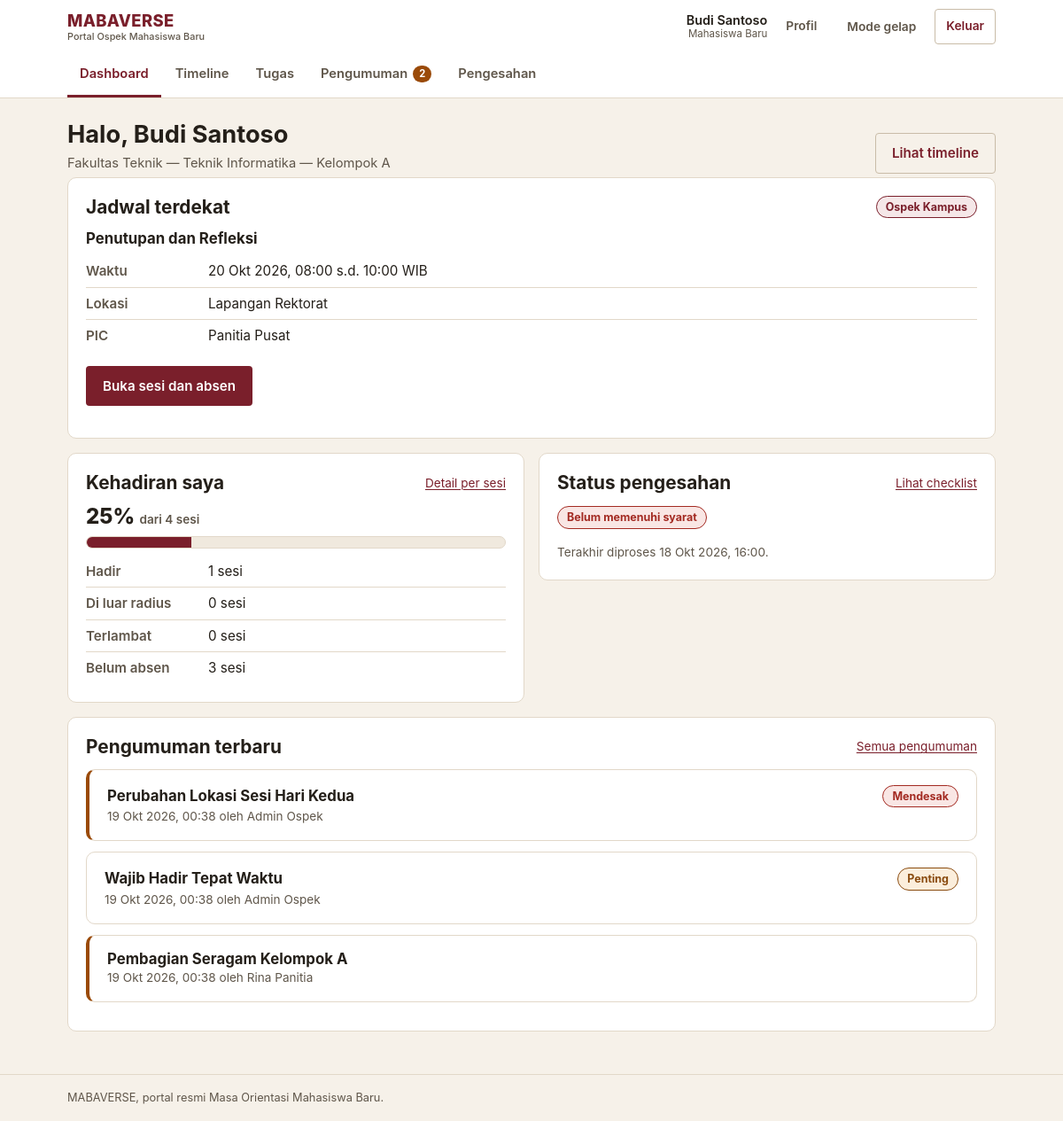
The app's page /dashboard (signed in) with its own data.
### tables this page shows
CREATE TABLE users (
    id INT AUTO_INCREMENT PRIMARY KEY,
    nim VARCHAR(50) UNIQUE NOT NULL,
    nama VARCHAR(255) NOT NULL,
    email VARCHAR(255) UNIQUE NOT NULL,
    password_hash VARCHAR(255) NOT NULL,
    role ENUM('maba', 'panitia', 'admin', 'superadmin') DEFAULT 'maba',
    fakultas_id INT DEFAULT NULL,
    jurusan_id INT DEFAULT NULL,
    kelompok_id INT DEFAULT NULL,
    foto_profil VARCHAR(255) DEFAULT NULL,
    no_kontak_darurat VARCHAR(20) DEFAULT NULL,
    is_active TINYINT(1) DEFAULT 1,
    created_at TIMESTAMP DEFAULT CURRENT_TIMESTAMP,
    updated_at TIMESTAMP DEFAULT CURRENT_TIMESTAMP ON UPDATE CURRENT_TIMESTAMP,
    FOREIGN KEY (fakultas_id) REFERENCES fakultas(id) ON DELETE SET NULL,
    FOREIGN KEY (jurusan_id) REFERENCES jurusan(id) ON DELETE SET NULL,
    FOREIGN KEY (kelompok_id) REFERENCES kelompok(id) ON DELETE SET NULL
);

CREATE TABLE fakultas (
    id INT AUTO_INCREMENT PRIMARY KEY,
    nama VARCHAR(255) NOT NULL,
    created_at TIMESTAMP DEFAULT CURRENT_TIMESTAMP
);

CREATE TABLE jurusan (
    id INT AUTO_INCREMENT PRIMARY KEY,
    fakultas_id INT NOT NULL,
    nama VARCHAR(255) NOT NULL,
    created_at TIMESTAMP DEFAULT CURRENT_TIMESTAMP,
    FOREIGN KEY (fakultas_id) REFERENCES fakultas(id) ON DELETE CASCADE
);

CREATE TABLE kelompok (
    id INT AUTO_INCREMENT PRIMARY KEY,
    nama VARCHAR(100) NOT NULL,
    panitia_id INT DEFAULT NULL,
    jurusan_id INT NOT NULL,
    created_at TIMESTAMP DEFAULT CURRENT_TIMESTAMP,
    FOREIGN KEY (jurusan_id) REFERENCES jurusan(id) ON DELETE CASCADE
);

CREATE TABLE sesi (
    id INT AUTO_INCREMENT PRIMARY KEY,
    tahap_id INT NOT NULL,
    judul VARCHAR(255) NOT NULL,
    tanggal DATE NOT NULL,
    jam_mulai TIME NOT NULL,
    jam_selesai TIME NOT NULL,
    lokasi_text VARCHAR(255) NOT NULL,
    lokasi_lat DECIMAL(10, 8) DEFAULT NULL,
    lokasi_lng DECIMAL(11, 8) DEFAULT NULL,
    radius_meter INT DEFAULT 150,
    pic VARCHAR(255) DEFAULT NULL,
    created_at TIMESTAMP DEFAULT CURRENT_TIMESTAMP,
    FOREIGN KEY (tahap_id) REFERENCES tahap_ospek(id) ON DELETE CASCADE
);

CREATE TABLE tahap_ospek (
    id INT AUTO_INCREMENT PRIMARY KEY,
    judul VARCHAR(255) NOT NULL,
    deskripsi TEXT,
    urutan INT NOT NULL,
    tanggal_mulai DATETIME NOT NULL,
    tanggal_selesai DATETIME NOT NULL,
    target_level ENUM('universitas', 'fakultas', 'jurusan') DEFAULT 'universitas',
    lokasi_text VARCHAR(255) DEFAULT NULL,
    lampiran VARCHAR(255) DEFAULT NULL,
    status ENUM('belum_mulai', 'berlangsung', 'selesai') DEFAULT 'belum_mulai',
    created_at TIMESTAMP DEFAULT CURRENT_TIMESTAMP,
    updated_at TIMESTAMP DEFAULT CURRENT_TIMESTAMP ON UPDATE CURRENT_TIMESTAMP
);

CREATE TABLE pengesahan (
    id INT AUTO_INCREMENT PRIMARY KEY,
    user_id INT NOT NULL UNIQUE,
    status ENUM('disahkan', 'belum_memenuhi') DEFAULT 'belum_memenuhi',
    detail_kekurangan TEXT DEFAULT NULL,
    diproses_oleh INT DEFAULT NULL,
    diproses_at TIMESTAMP NULL,
    created_at TIMESTAMP DEFAULT CURRENT_TIMESTAMP,
    updated_at TIMESTAMP DEFAULT CURRENT_TIMESTAMP ON UPDATE CURRENT_TIMESTAMP,
    FOREIGN KEY (user_id) REFERENCES users(id) ON DELETE CASCADE,
    FOREIGN KEY (diproses_oleh) REFERENCES users(id) ON DELETE SET NULL
);

CREATE TABLE pengumuman (
    id INT AUTO_INCREMENT PRIMARY KEY,
    judul VARCHAR(255) NOT NULL,
    isi TEXT NOT NULL,
    prioritas ENUM('normal', 'penting', 'mendesak') DEFAULT 'normal',
    target_level ENUM('semua', 'fakultas', 'jurusan', 'kelompok') DEFAULT 'semua',
    target_id INT DEFAULT NULL,
    created_by INT NOT NULL,
    created_at TIMESTAMP DEFAULT CURRENT_TIMESTAMP,
    FOREIGN KEY (created_by) REFERENCES users(id) ON DELETE CASCADE
);

### views/maba/dashboard.php (the view, shortened to what the rows shown need)
<?php
include __DIR__ . '/../layouts/header.php';
$hadir_total = (int)$absensi_stats['hadir'] + (int)$absensi_stats['di_luar_radius'] + (int)$absensi_stats['terlambat'];
$total_sesi = (int)$absensi_stats['total_sesi'];
$persen_hadir = $total_sesi > 0 ? round($hadir_total / $total_sesi * 100) : null;
$pengumuman_terbaru = array_slice($pengumuman, 0, 3);
list($pengesahan_label, $pengesahan_tone) = status_meta($pengesahan['status'] ?? 'belum_memenuhi');
?>
<div class="page-head">
    <div>
        <h1>Halo, <?= e($user['nama']) ?></h1>
        <p class="page-sub">
            <?= e($user['fakultas_nama'] ?? 'Fakultas belum diatur') ?>
            <?= $user['jurusan_nama'] ? ' — ' . e($user['jurusan_nama']) : '' ?>
            <?= $user['kelompok_nama'] ? ' — ' . e($user['kelompok_nama']) : '' ?>
        </p>
    </div>
    <div class="page-actions">
        <a class="btn btn-outline" href="<?= BASE_URL ?>timeline">Lihat timeline</a>
    </div>
</div>
<?php if (!empty($upcoming_sesi)): ?>
<?php $sesi_berikut = $upcoming_sesi[0]; ?>
<div class="card">
    <div class="card-head">
        <h2>Jadwal terdekat</h2>
        <span class="chip chip-brand"><?= e($sesi_berikut['tahap_judul']) ?></span>
    </div>
    <h3><?= e($sesi_berikut['judul']) ?></h3>
    <ul class="meta-list">
        <li><span class="meta-label">Waktu</span> <?= e(format_tanggal($sesi_berikut['tanggal'] . ' ' . $sesi_berikut['jam_mulai'])) ?> s.d. <?= e(date('H:i', strtotime($sesi_berikut['jam_selesai']))) ?> WIB</li>
        <li><span class="meta-label">Lokasi</span> <?= e($sesi_berikut['lokasi_text']) ?></li>
        <?php if ($sesi_berikut['pic']): ?>
        <li><span class="meta-label">PIC</span> <?= e($sesi_berikut['pic']) ?></li>
        <?php endif; ?>
    </ul>
    <p class="mt-2 action-row">
        <a class="btn" href="<?= BASE_URL ?>detail-sesi/<?= (int)$sesi_berikut['id'] ?>">Buka sesi dan absen</a>
    </p>
</div>
<?php endif; ?>
<div class="grid-2 mt-2">
    <div class="card">
        <div class="card-head">
            <h2>Kehadiran saya</h2>
            <a class="small" href="<?= BASE_URL ?>timeline">Detail per sesi</a>
        </div>
        <?php if ($total_sesi > 0): ?>
        <p class="stat-value"><?= $persen_hadir ?>% <small>dari <?= $total_sesi ?> sesi</small></p>
        <div class="progress" role="img" aria-label="Kehadiran <?= (int)$persen_hadir ?> persen">
            <span style="width: <?= (int)$persen_hadir ?>%"></span>
        </div>
        <ul class="meta-list">
            <li><span class="meta-label">Hadir</span> <?= (int)$absensi_stats['hadir'] ?> sesi</li>
            <li><span class="meta-label">Di luar radius</span> <?= (int)$absensi_stats['di_luar_radius'] ?> sesi</li>
            <li><span class="meta-label">Terlambat</span> <?= (int)$absensi_stats['terlambat'] ?> sesi</li>
            <li><span class="meta-label">Belum absen</span> <?= (int)$absensi_stats['tidak_hadir'] ?> sesi</li>
        </ul>
        <?php else: ?>
        <p class="muted">Belum ada sesi yang diselenggarakan. Rekap kehadiran muncul setelah sesi pertama dimulai.</p>
        <?php endif; ?>
    </div>
    <div class="card">
        <div class="card-head">
            <h2>Status pengesahan</h2>
            <a class="small" href="<?= BASE_URL ?>status-pengesahan">Lihat checklist</a>
        </div>
        <p><span class="chip chip-<?= $pengesahan_tone ?>"><?= e($pengesahan_label) ?></span></p>
        <?php if ($pengesahan): ?>
        <p class="muted small mb-0">Terakhir diproses <?= e(format_tanggal($pengesahan['diproses_at'])) ?>.</p>
        <?php else: ?>
        <p class="muted small mb-0">Belum diproses admin. Checklist di halaman pengesahan dihitung langsung dari data Anda, jadi bisa dipantau kapan saja.</p>
        <?php endif; ?>
    </div>
</div>
<div class="card">
    <div class="card-head">
        <h2>Pengumuman terbaru</h2>
        <a class="small" href="<?= BASE_URL ?>pengumuman">Semua pengumuman</a>
    </div>
    <?php if (empty($pengumuman_terbaru)): ?>
    <p class="muted mb-0">Belum ada pengumuman.</p>
    <?php else: ?>
    <?php foreach ($pengumuman_terbaru as $p): ?>
    <?php list($prio_label, $prio_tone) = status_meta($p['prioritas']); ?>
    <div class="pengumuman-item<?= (int)$p['is_read'] === 0 ? ' is-unread' : '' ?>">
        <div class="pengumuman-head">
            <h3><a href="<?= BASE_URL ?>detail-pengumuman/<?= (int)$p['id'] ?>"><?= e($p['judul']) ?></a></h3>
            <span>
                <?php if ($p['prioritas'] !== 'normal'): ?>
                <span class="chip chip-<?= $prio_tone ?>"><?= e($prio_label) ?></span>
                <?php endif; ?>
            </span>
        </div>
        <p class="muted small mb-0"><?= e(format_tanggal($p['created_at'])) ?> oleh <?= e($p['created_by_nama']) ?></p>
    </div>
    <?php endforeach; ?>
    <?php endif; ?>
</div>
<?php include __DIR__ . '/../layouts/footer.php'; ?>

### records on screen
users: nama "Budi Santoso", fakultas.nama "Fakultas Teknik", jurusan.nama "Teknik Informatika", kelompok.nama "Kelompok A"
sesi: tahap.judul "Ospek Kampus", judul "Penutupan dan Refleksi", tanggal+jam_mulai "20 Okt 2026, 08:00", jam_selesai "10:00", lokasi_text "Lapangan Rektorat", pic "Panitia Pusat"
pengesahan: diproses_at "18 Okt 2026, 16:00"
pengumuman: judul "Perubahan Lokasi Sesi Hari Kedua", prio_label "Mendesak", created_at "19 Okt 2026, 00:38", created_by.nama "Admin Ospek"
pengumuman: judul "Wajib Hadir Tepat Waktu", prio_label "Penting", created_at "19 Okt 2026, 00:38", created_by.nama "Admin Ospek"
pengumuman: judul "Pembagian Seragam Kelompok A", created_at "19 Okt 2026, 00:38", created_by.nama "Rina Panitia"

### other values on screen
$user_nama "Budi Santoso"
$role_label "Mahasiswa Baru"
$label "Dashboard"
$label "Timeline"
$label "Tugas"
$label "Pengumuman"
$unread_pengumuman "2"
$label "Pengesahan"
$persen_hadir "25"
$total_sesi "4"
$absensi_stats['hadir'] "1"
$absensi_stats['di_luar_radius'] "0"
$absensi_stats['terlambat'] "0"
$absensi_stats['tidak_hadir'] "3"
$pengesahan_label "Belum memenuhi syarat"
